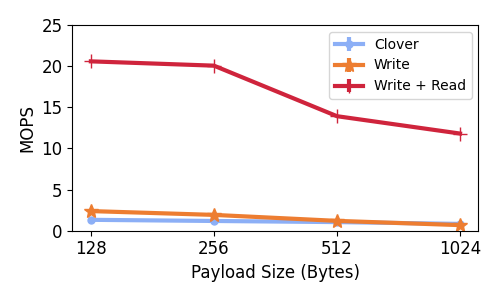

Generate this figure with Python:
import matplotlib
import matplotlib.pyplot as plt
from statistics import mean
import numpy as np

from common import *


plt.rcParams.update({'font.size': 12})
default_line_width=3
default_marker_size=10

#fig, (ax1) = plt.subplots(1,1, figsize=(5,4))
fig, (ax1) = plt.subplots(1,1, figsize=(5,3))

def rdma_int_to_str(m):
    arr = m["size"]
    i=0
    for a in arr:
        arr[i]=str(a)
        i=i+1
    print(arr)
    m["size"] = arr

def packet_size_plot(ax,rw,w,c):
    scale_mil(rw)
    scale_mil(w)
    scale_mil(c)

    rdma_int_to_str(rw)
    rdma_int_to_str(w)
    rdma_int_to_str(c)

    ax.errorbar(c["size"],c["ops"],c["err"],label=default_clover_label,marker=default_clover_marker, color=default_clover_color,linewidth=default_line_width, markersize=default_marker_size )
    ax.errorbar(w["size"],w["ops"],w["err"],label=write_steering_label,marker=write_steering_marker,color=write_steering_color,linewidth=default_line_width, markersize=default_marker_size)
    ax.errorbar(rw["size"],rw["ops"],rw["err"],label=read_write_steering_label, marker=read_write_steering_marker, color=read_write_steering_color, linewidth=default_line_width, markersize=default_marker_size)

    #plot_max_improvement(ax,rw,c, "size" )
    ax.plot()

    #ax.set_yscale('log')        
    ax.set_ylim(bottom=0, top=25)
    ax.legend(loc='upper right', prop={'size':10})
    ax.set_xlabel('Payload Size (Bytes)')
    return


####################### YCSB C
rdma_size=[128,256,512,1024,]
avg_ops=[1325264,1185251,1047740,828956,]
threads=[200,200,200,200,]
std=[0,0,0,0,]
clover={"ops": avg_ops,"threads": threads, "err": std, "size": rdma_size}

rdma_size=[128,256,512,1024,]
avg_ops=[2385936,1923504,1197124,680792,]
threads=[200,200,200,200,]
std=[0,0,0,0,]

write={"ops": avg_ops,"threads": threads, "err": std, "size": rdma_size}       

rdma_size=[128,256,512,1024,]
avg_ops=[20582012,20059844,13918228,11808436,]
threads=[200,200,200,200,]
std=[0,0,0,0,]
rw={"ops": avg_ops,"threads": threads, "err": std, "size": rdma_size}  

#static_plot_attributes(ax1,read_write_steering_C,write_steering_C,clover_with_buffering_C)
packet_size_plot(ax1,rw,write,clover)

#ax1.set_title('RDMA Payload Size vs Throughput 120 Cores (50% write)')
ax1.set_ylabel('MOPS')
#ax1.set_ylim(top=350)


plt.tight_layout()
save_fig(plt)
